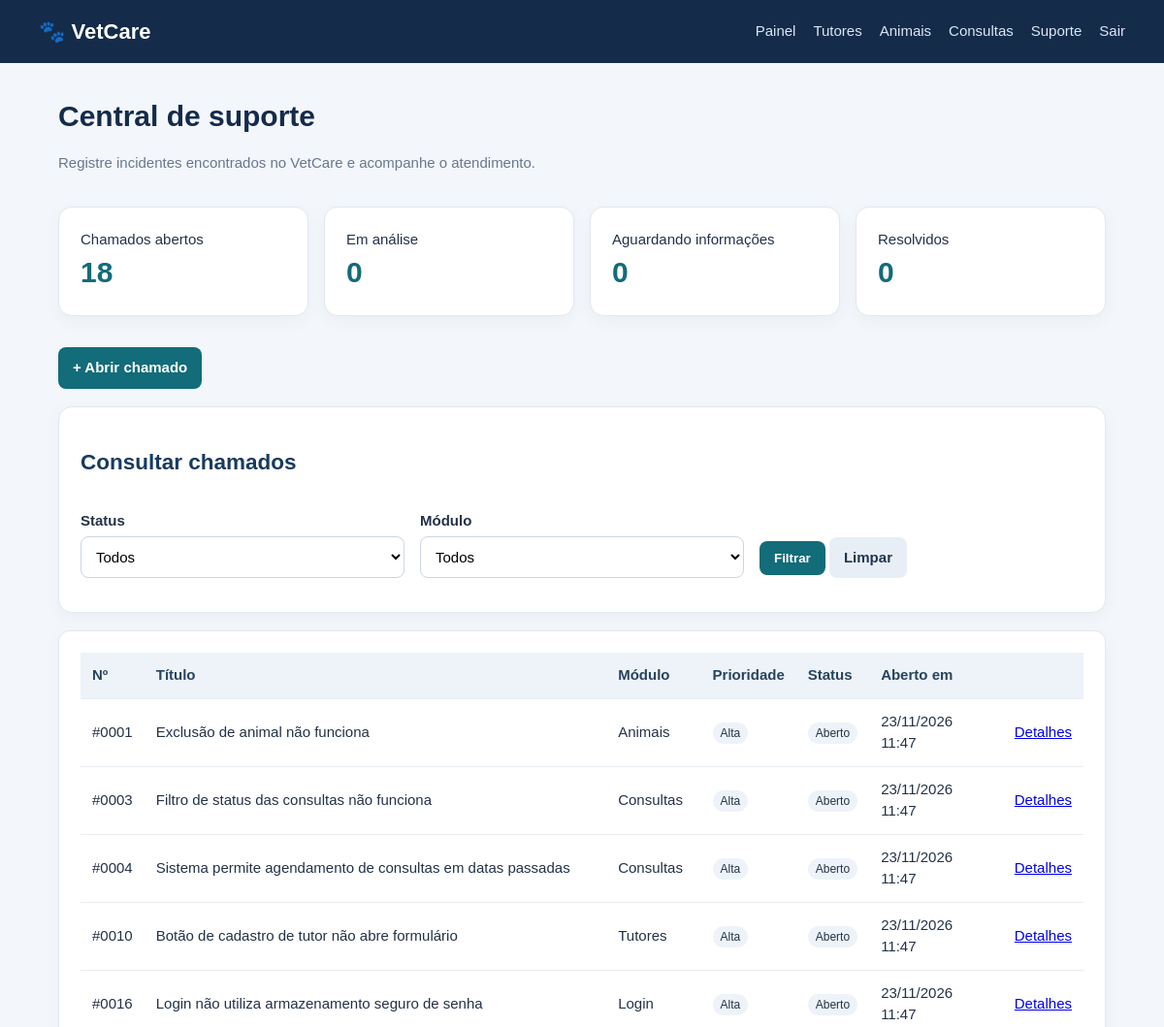
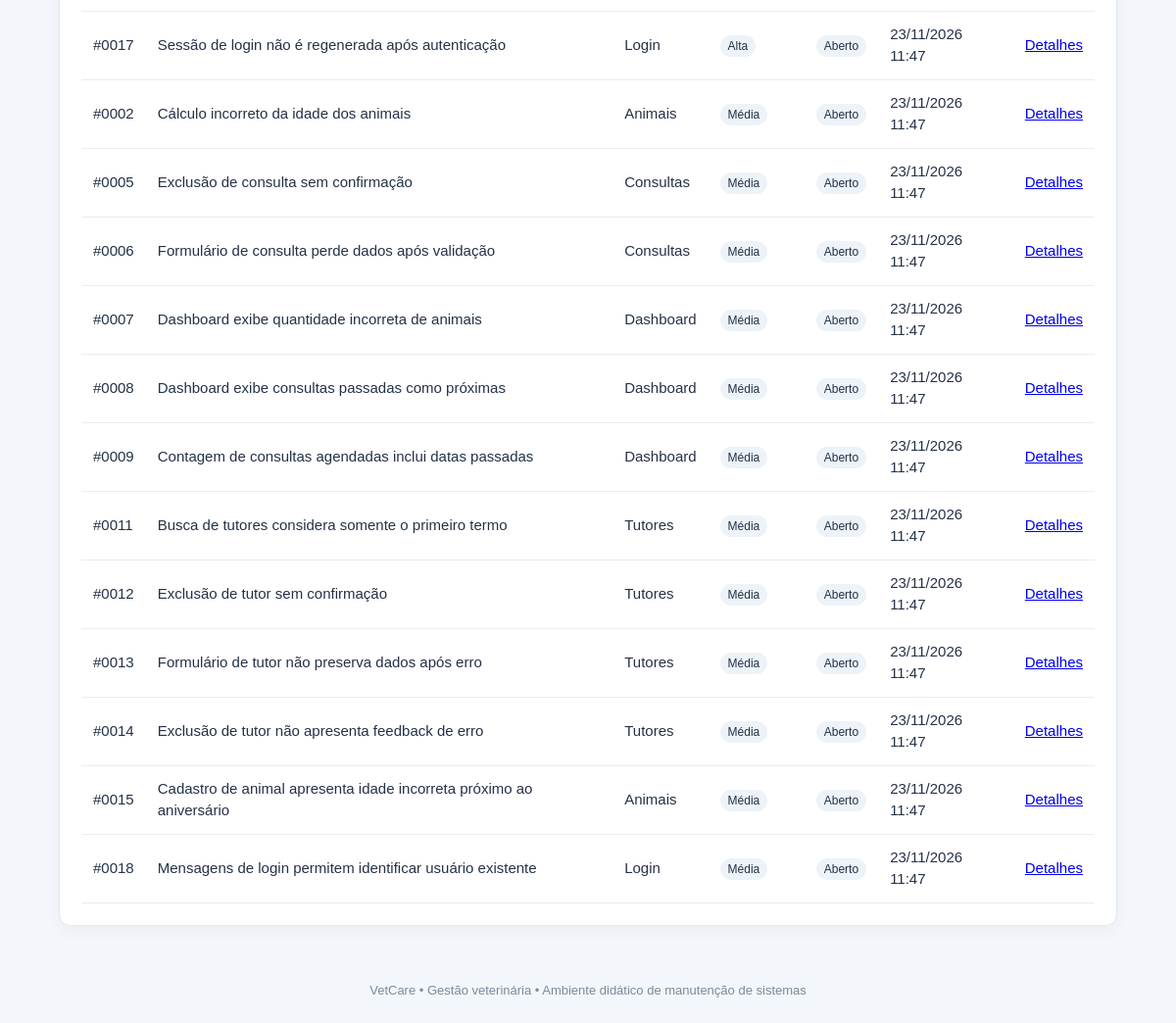
Screenshot of /chamados/index.php (signed in) with the database file from the repository (2 pictures, top to bottom).
### tables this page shows
CREATE TABLE chamados (
  id INT AUTO_INCREMENT PRIMARY KEY,
  titulo VARCHAR(160) NOT NULL,
  modulo VARCHAR(60) NOT NULL,
  solicitante VARCHAR(120) NOT NULL,
  equipe VARCHAR(100),
  descricao TEXT NOT NULL,
  passos TEXT NOT NULL,
  resultado_esperado TEXT NOT NULL,
  resultado_obtido TEXT NOT NULL,
  severidade ENUM('Baixa','Média','Alta','Crítica') NOT NULL DEFAULT 'Média',
  prioridade ENUM('Baixa','Média','Alta','Urgente') NOT NULL DEFAULT 'Média',
  status ENUM('Aberto','Em análise','Aguardando informações','Resolvido','Fechado') NOT NULL DEFAULT 'Aberto',
  responsavel VARCHAR(120),
  criado_em TIMESTAMP DEFAULT CURRENT_TIMESTAMP,
  atualizado_em TIMESTAMP DEFAULT CURRENT_TIMESTAMP ON UPDATE CURRENT_TIMESTAMP
);

### chamados/index.php (the view, shortened to what this page needs)
<?php
require_once __DIR__.'/../config/database.php';require_once __DIR__.'/../config/auth.php';exigirLogin();
$sql="SELECT * FROM chamados WHERE 1=1";$params=[];
$sql.=" ORDER BY FIELD(prioridade,'Urgente','Alta','Média','Baixa'), criado_em DESC";
$stmt=$pdo->prepare($sql);$stmt->execute($params);$rows=$stmt->fetchAll();
$counts=$pdo->query("SELECT status,COUNT(*) total FROM chamados GROUP BY status")->fetchAll(PDO::FETCH_KEY_PAIR);
include __DIR__.'/../includes/header.php';
?>
<h1>Central de suporte</h1>
<p class="muted">Registre incidentes encontrados no VetCare e acompanhe o atendimento.</p>
<div class="grid">
 <div class="stat"><span>Chamados abertos</span><strong><?= (int)($counts['Aberto']??0) ?></strong></div>
 <div class="stat"><span>Em análise</span><strong><?= (int)($counts['Em análise']??0) ?></strong></div>
 <div class="stat"><span>Aguardando informações</span><strong><?= (int)($counts['Aguardando informações']??0) ?></strong></div>
 <div class="stat"><span>Resolvidos</span><strong><?= (int)($counts['Resolvido']??0) ?></strong></div>
</div>
<div class="actions"><a class="btn" href="novo.php">+ Abrir chamado</a></div>
<section class="panel">
<h2>Consultar chamados</h2>
<form method="get" class="grid">
 <div class="field"><label>Status</label><select name="status"><option value="">Todos</option></select></div>
 <div class="field"><label>Módulo</label><select name="modulo"><option value="">Todos</option></select></div>
 <div class="field" style="align-self:end"><button>Filtrar</button> <a class="btn secondary" href="index.php">Limpar</a></div>
</form></section>
<section class="panel table-wrap"><table>
<tr><th>Nº</th><th>Título</th><th>Módulo</th><th>Prioridade</th><th>Status</th><th>Aberto em</th><th></th></tr>
<?php foreach($rows as $r):?><tr>
<td>#<?=str_pad($r['id'],4,'0',STR_PAD_LEFT)?></td><td><?=htmlspecialchars($r['titulo'])?></td><td><?=htmlspecialchars($r['modulo'])?></td><td><span class="tag"><?=htmlspecialchars($r['prioridade'])?></span></td><td><span class="tag"><?=htmlspecialchars($r['status'])?></span></td><td><?=date('d/m/Y H:i',strtotime($r['criado_em']))?></td><td><a href="ver.php?id=<?=$r['id']?>">Detalhes</a></td>
</tr><?php endforeach;?>
</table></section>
<?php include __DIR__.'/../includes/footer.php';?>

### assets/style.css (style rules this page uses)
* { box-sizing:border-box }
body { margin:0;background:#f3f6fa;color:#243247;font:15px/1.5 Arial,sans-serif }
h1 { margin:0 0 8px;color:#142b4a }
h2 { color:#183b60 }
.muted { color:#68788d }
.panel,.stat,.login-box { background:white;border:1px solid #e1e8f0;border-radius:14px;padding:22px;box-shadow:0 5px 18px #203c5b0a;margin:18px 0 }
.grid { display:grid;grid-template-columns:repeat(auto-fit,minmax(210px,1fr));gap:16px }
.stat strong { font-size:30px;display:block;color:#126c79 }
.actions { display:flex;gap:8px;flex-wrap:wrap;margin:14px 0 }
.btn,button { display:inline-block;border:0;border-radius:8px;padding:10px 15px;background:#126c79;color:white;text-decoration:none;cursor:pointer;font-weight:700 }
.btn.secondary { background:#e8eef5;color:#20364e }
form .field { margin:13px 0 }
label { display:block;font-weight:700;margin-bottom:5px }
input,select,textarea { width:100%;padding:11px;border:1px solid #cbd6e2;border-radius:8px;font:inherit;background:#fff }
table { width:100%;border-collapse:collapse;background:white }
th,td { text-align:left;padding:12px;border-bottom:1px solid #e8edf2 }
th { background:#edf3f8;color:#29435e }
.table-wrap { overflow-x:auto;border-radius:12px }
.tag { padding:4px 8px;border-radius:20px;background:#edf3f8;font-size:12px }

### rows the page displays
chamados: id "0001", titulo "Exclusão de animal não funciona", modulo "Animais", prioridade "Alta", status "Aberto", criado_em "23/11/2026 11:47"
chamados: id "0003", titulo "Filtro de status das consultas não funciona", modulo "Consultas", prioridade "Alta", status "Aberto", criado_em "23/11/2026 11:47"
chamados: id "0004", titulo "Sistema permite agendamento de consultas em datas passadas", modulo "Consultas", prioridade "Alta", status "Aberto", criado_em "23/11/2026 11:47"
chamados: id "0010", titulo "Botão de cadastro de tutor não abre formulário", modulo "Tutores", prioridade "Alta", status "Aberto", criado_em "23/11/2026 11:47"
chamados: id "0016", titulo "Login não utiliza armazenamento seguro de senha", modulo "Login", prioridade "Alta", status "Aberto", criado_em "23/11/2026 11:47"
chamados: id "0017", titulo "Sessão de login não é regenerada após autenticação", modulo "Login", prioridade "Alta", status "Aberto", criado_em "23/11/2026 11:47"
chamados: id "0002", titulo "Cálculo incorreto da idade dos animais", modulo "Animais", prioridade "Média", status "Aberto", criado_em "23/11/2026 11:47"
chamados: id "0005", titulo "Exclusão de consulta sem confirmação", modulo "Consultas", prioridade "Média", status "Aberto", criado_em "23/11/2026 11:47"
chamados: id "0006", titulo "Formulário de consulta perde dados após validação", modulo "Consultas", prioridade "Média", status "Aberto", criado_em "23/11/2026 11:47"
chamados: id "0007", titulo "Dashboard exibe quantidade incorreta de animais", modulo "Dashboard", prioridade "Média", status "Aberto", criado_em "23/11/2026 11:47"
chamados: id "0008", titulo "Dashboard exibe consultas passadas como próximas", modulo "Dashboard", prioridade "Média", status "Aberto", criado_em "23/11/2026 11:47"
chamados: id "0009", titulo "Contagem de consultas agendadas inclui datas passadas", modulo "Dashboard", prioridade "Média", status "Aberto", criado_em "23/11/2026 11:47"
chamados: id "0011", titulo "Busca de tutores considera somente o primeiro termo", modulo "Tutores", prioridade "Média", status "Aberto", criado_em "23/11/2026 11:47"
chamados: id "0012", titulo "Exclusão de tutor sem confirmação", modulo "Tutores", prioridade "Média", status "Aberto", criado_em "23/11/2026 11:47"
chamados: id "0013", titulo "Formulário de tutor não preserva dados após erro", modulo "Tutores", prioridade "Média", status "Aberto", criado_em "23/11/2026 11:47"
chamados: id "0014", titulo "Exclusão de tutor não apresenta feedback de erro", modulo "Tutores", prioridade "Média", status "Aberto", criado_em "23/11/2026 11:47"
chamados: id "0015", titulo "Cadastro de animal apresenta idade incorreta próximo ao aniversário", modulo "Animais", prioridade "Média", status "Aberto", criado_em "23/11/2026 11:47"
chamados: id "0018", titulo "Mensagens de login permitem identificar usuário existente", modulo "Login", prioridade "Média", status "Aberto", criado_em "23/11/2026 11:47"

### other values shown
$counts['Aberto'] "18"
$counts['Em análise'] "0"
$counts['Aguardando informações'] "0"
$counts['Resolvido'] "0"
